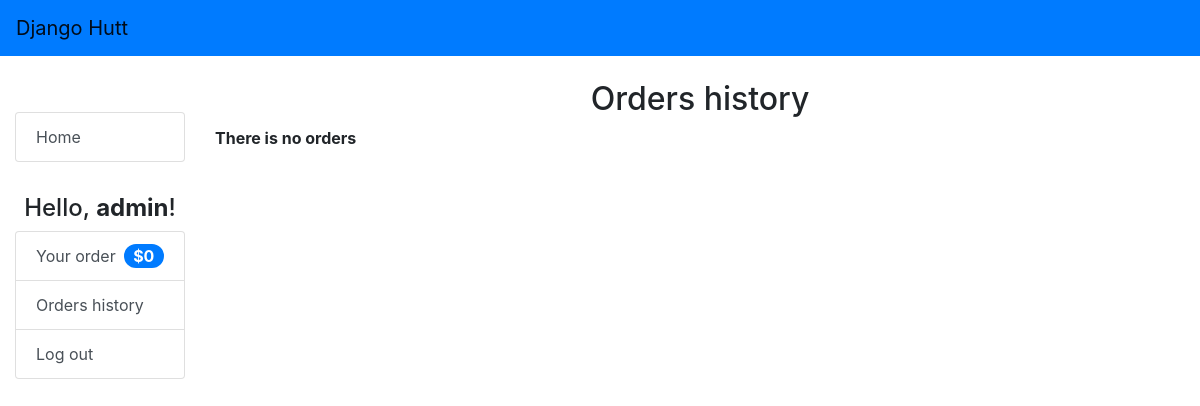
The app's page /orders-history (signed in), older data.
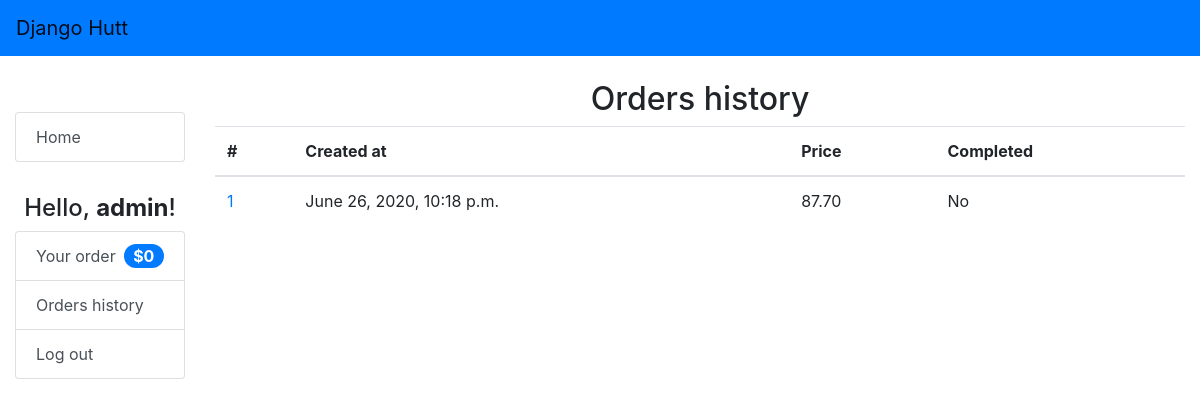
The same page, newer data.
### orders/models.py (models this page shows, shortened)
class Order(models.Model):
    user = models.ForeignKey(User, on_delete=models.CASCADE, related_name="orders")
    created = models.DateTimeField(auto_now_add=True)
    order_sent = models.BooleanField(default=False)
    order_completed = models.BooleanField(default=False)
    pizzas = models.ManyToManyField(Pizza, through="OrderPizza")
    subs = models.ManyToManyField(Sub, blank=True, through="OrderSub")
    pastas = models.ManyToManyField(Pasta, blank=True, through="OrderPasta")
    salads = models.ManyToManyField(Salad, blank=True, through="OrderSalad")
    dinner_platters = models.ManyToManyField(DinnerPlatter, blank=True, through="OrderDinnerPlatter")
    def get_order_price(self):
        price = 0
        price += sum([x.get_total_price() for x in OrderPizza.objects.filter(order__id=self.id)])
        price += sum([x.get_total_price() for x in OrderSub.objects.filter(order__id=self.id)])
        price += sum([x.get_total_price() for x in OrderPasta.objects.filter(order__id=self.id)])
        price += sum([x.get_total_price() for x in OrderSalad.objects.filter(order__id=self.id)])
        price += sum([x.get_total_price() for x in OrderDinnerPlatter.objects.filter(order__id=self.id)])
        return price

class OrderPizza(models.Model):
    order = models.ForeignKey(Order, on_delete=models.CASCADE)
    pizza = models.ForeignKey(Pizza, on_delete=models.CASCADE)
    toppings = models.ManyToManyField(Topping)
    quantity = models.PositiveIntegerField()
    def get_total_price(self):
        return self.pizza.price * self.quantity

class Pizza(models.Model):
    name = models.ForeignKey(PizzaName, on_delete=models.CASCADE, related_name="pizzas")
    size = models.ForeignKey(Size, on_delete=models.CASCADE, related_name="pizzas")
    toppings_count = models.PositiveSmallIntegerField(default=0)
    price = models.DecimalField(max_digits=4, decimal_places=2, default=Decimal("0.0"))

class OrderDinnerPlatter(models.Model):
    order = models.ForeignKey(Order, on_delete=models.CASCADE)
    dinner_platter = models.ForeignKey(DinnerPlatter, on_delete=models.CASCADE)
    quantity = models.PositiveIntegerField()
    def get_total_price(self):
        return self.dinner_platter.price * self.quantity

class DinnerPlatter(models.Model):
    name = models.ForeignKey(DinnerPlatterName, on_delete=models.CASCADE, related_name="dinner_platters")
    size = models.ForeignKey(Size, on_delete=models.CASCADE, related_name="dinner_platters")
    price = models.DecimalField(max_digits=4, decimal_places=2, default=Decimal('0.0'))

### orders/views.py (the view)
# urls.py: path("orders-history", views.orders_history, name="orders_history"),
@login_required
def orders_history(request):
    context = {
        "orders": []
    }
    orders = Order.objects.filter(user__pk=request.user.id).filter(order_sent=True).order_by("-created")
    context["orders"] = orders
    return render(request, "orders/orders_history.html", context=context)

### orders/templates/orders/orders_history.html (shortened to what this page needs)
{% extends "orders/base.html" %}
{% block maintitle %}
  Orders history
{% endblock %}
{% block content %}
  {% if orders %}
    <table class="table">
      <thead>
        <tr>
          <th scope="col">#</th>
          <th>Created at</th>
          <th>Price</th>
          <th>Completed</th>
        </tr>
      </thead>
      <tbody>
        {% for order in orders %}
          <tr>
            <td scope="row"><a href="{% url 'order' order.id %}">{{ forloop.counter }}</a></td>
            <td>{{ order.created }}</td>
            <td>{{ order.get_order_price }}</td>
            <td>
              {% if order.order_completed %}
                Yes
              {% else %}
                No
              {% endif %}
            </td>
          </tr>
        {% endfor %}
      </tbody>
    </table>
  {% else %}
    <strong>There is no orders</strong>
  {% endif %}
{% endblock %}

Row changes from the older to the newer data that the page shows:
added Order: created "June 26, 2020, 10:18 p.m.", get_order_price "87.70", order_completed "No"
Text that changed along with them:
text no longer shown: "There is no orders"
text now shown: "# Created at Price Completed"
